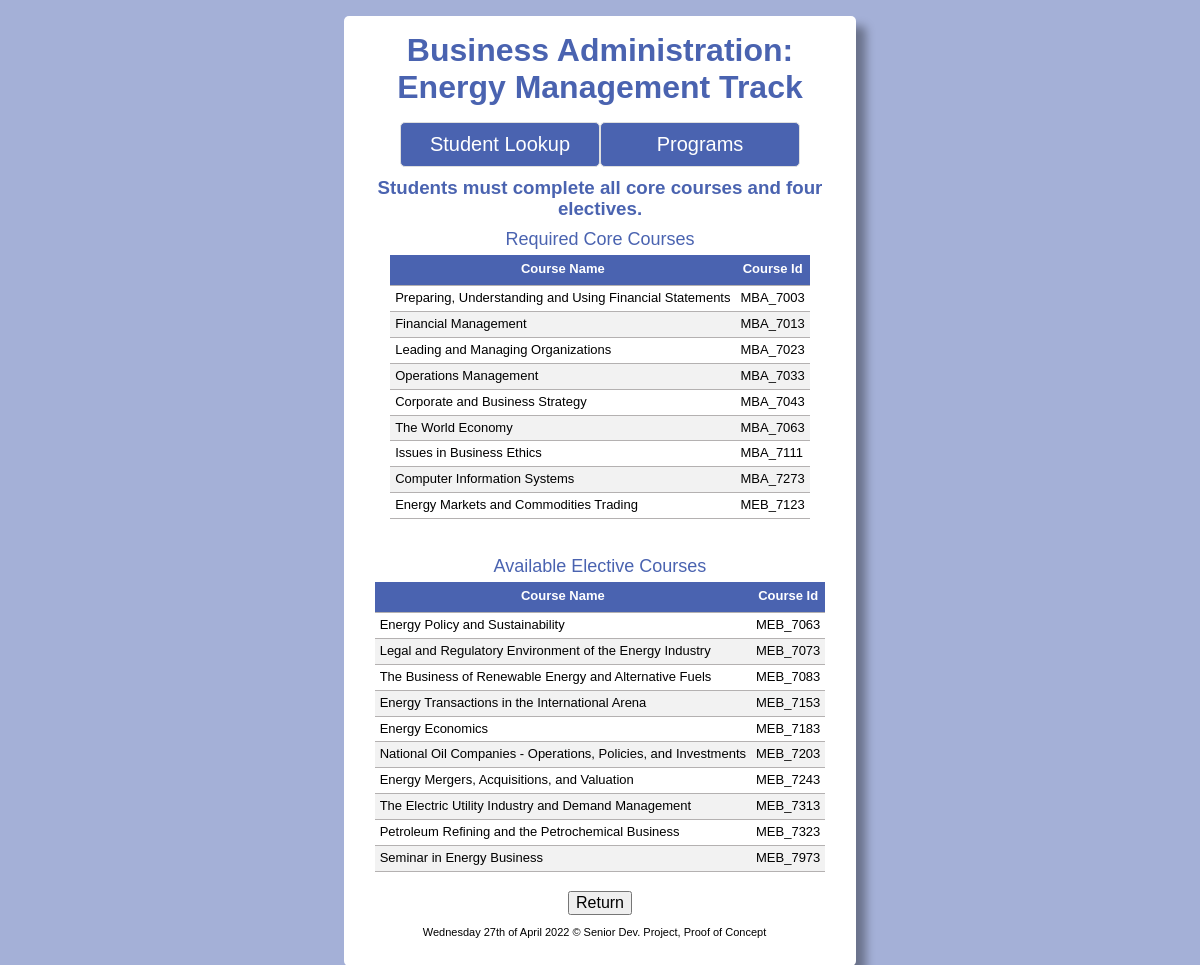
Page /SDP/scripts/program/mba_em.php on the committed database.
### tables this page shows
CREATE TABLE IF NOT EXISTS courses(
course_id VARCHAR(20) NOT NULL,
course_name VARCHAR(100),
PRIMARY KEY(course_id)
);

### SDP/scripts/program/mba_em.php (the view, shortened to what this page needs)
<?php
require_once('../echoHTML.php');
require_once('../database.php');
echo '
<!DOCTYPE html>
<html lang="en">
  <head>
    <meta charset="UTF-8" />
    <meta http-equiv="X-UA-Compatible" content="IE=edge" />
    <meta name="viewport" content="width=device-width, initial-scale=1.0" />
    <link rel="stylesheet" href="../../styles/normalize.css" />
    <link rel="stylesheet" href="../../styles/grad_check.css" />
    <title>MBA: Energy Mgt Track</title>
  </head> ';
echo '<br><h3>Students must complete all core courses and four electives.</h3>';
try {
  $sql = "
    SELECT C.course_name, C.course_id
      FROM requirements AS R, courses AS C
      WHERE R.course_id = C.course_id
      AND R.program_id = 2055
      AND R.course_type = 'C'
      ORDER BY C.course_id;
    ";
  $stmt = $db->query($sql);
  echo '
        <table class="data">
        <caption>Required Core Courses</caption>
        <thead>
         <tr>
           <th>Course Name</th>
           <th>Course Id</th>
         </tr>
        </thead>
        <tbody>';
  while ($row = $stmt->fetch(PDO::FETCH_ASSOC)) {
    echo '
                <tr>
                    <td>' . $row['course_name'] . '</td>
                    <td>' . $row['course_id'] . '</td>
                </tr>';
  }
  echo '</tbody>
     </table><br>';
} catch (PDOException $e) {
  echo $e->getMessage();
}
try {
  $sql = "
  SELECT C.course_name, C.course_id
    FROM requirements AS R, courses AS C
    WHERE R.course_id = C.course_id
    AND R.program_id = 2055
    AND R.course_type = 'E'
    ORDER BY C.course_id;
  ";
  $stmt = $db->query($sql);
  echo '
  <br>
      <table class="data">
      <caption>Available Elective Courses</caption>
      <thead>
       <tr>
         <th>Course Name</th>
         <th>Course Id</th>
       </tr>
      </thead>
      <tbody>';
  while ($row = $stmt->fetch(PDO::FETCH_ASSOC)) {
    echo '
              <tr>
                  <td>' . $row['course_name'] . '</td>
                  <td>' . $row['course_id'] . '</td>
              </tr>';
  }
  echo '</tbody>
   </table><br>';
} catch (PDOException $e) {
  echo $e->getMessage();
}
echo '
<div id="backButton">
<a href="../programs.php"><button class="button1">Return</button></a></div>
';

### SDP/styles/grad_check.css (style rules this page uses)
html { background: rgba(74, 99, 176,.5); background-repeat: no-repeat; background-position: center; background-size: cover; height: 100%; }
body { font-family:'Trebuchet MS', 'Lucida Sans Unicode', 'Lucida Grande', 'Lucida Sans', Arial, sans-serif; margin: 1em; padding: 0; }
h1, h3 { text-align: center; color: rgb(74, 99, 176); margin: 0 0 0.5em; }
table, th, td { border-bottom: 1px solid #b4b1b1; border-collapse: collapse; text-align: left; padding: 5px; }
th { text-align: center; height: 20px; background-color: rgb(74, 99, 176); color: white; }
tr:nth-child(even) { background-color: #f2f2f2; }
caption { font-size: large; padding-bottom: 5px; text-decoration: wavy; color: rgb(74, 99, 176); }
.data, label { margin: auto; font-size: small; width: 40%; }
.data, span { width: auto; }
#backButton { text-align: center; }
#backButton a { text-decoration: none; }

### rows in the picture
courses: course_name "Preparing, Understanding and Using Financial Statements", course_id "MBA_7003"
courses: course_name "Financial Management", course_id "MBA_7013"
courses: course_name "Leading and Managing Organizations", course_id "MBA_7023"
courses: course_name "Operations Management", course_id "MBA_7033"
courses: course_name "Corporate and Business Strategy", course_id "MBA_7043"
courses: course_name "The World Economy", course_id "MBA_7063"
courses: course_name "Issues in Business Ethics", course_id "MBA_7111"
courses: course_name "Computer Information Systems", course_id "MBA_7273"
courses: course_name "Energy Markets and Commodities Trading", course_id "MEB_7123"
courses: course_name "Energy Policy and Sustainability", course_id "MEB_7063"
courses: course_name "Legal and Regulatory Environment of the Energy Industry", course_id "MEB_7073"
courses: course_name "The Business of Renewable Energy and Alternative Fuels", course_id "MEB_7083"
courses: course_name "Energy Transactions in the International Arena", course_id "MEB_7153"
courses: course_name "Energy Economics", course_id "MEB_7183"
courses: course_name "National Oil Companies - Operations, Policies, and Investments", course_id "MEB_7203"
courses: course_name "Energy Mergers, Acquisitions, and Valuation", course_id "MEB_7243"
courses: course_name "The Electric Utility Industry and Demand Management", course_id "MEB_7313"
courses: course_name "Petroleum Refining and the Petrochemical Business", course_id "MEB_7323"
courses: course_name "Seminar in Energy Business", course_id "MEB_7973"

### other values in the picture
$h1 "Business Administration: Energy Management Track"
